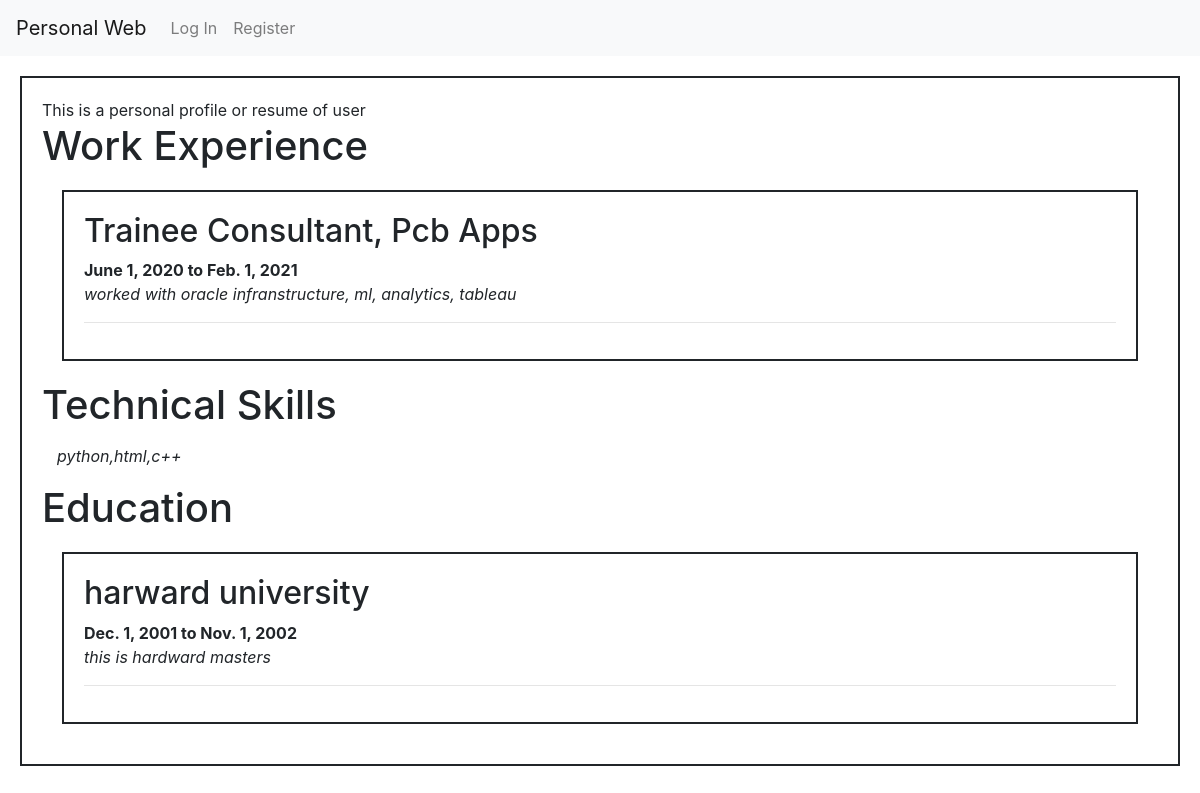
The page /profile/iamshirdi on the database its author committed.
### network/models.py (models this page shows)
class Profile(models.Model):
    profile_name = models.ForeignKey(User, on_delete=models.CASCADE, related_name="profile_user")
    entity = models.CharField(max_length=256)
    start_date = models.DateField()
    end_date =  models.DateField()
    entity_desc = models.CharField(max_length=2560)
    entity_type =models.CharField(max_length=2560)

class Skills(models.Model):
    profile_name = models.ForeignKey(User, on_delete=models.CASCADE, related_name="skills_user")
    skills = models.CharField(max_length=2560)

### network/views.py (the view)
# urls.py: path("profile/<str:name>", views.profile, name="profile"),
def profile(request,name):
    user_object = User.objects.get(username = name)
    skill_objects = Skills.objects.filter(profile_name = user_object)
    profile_objects = Profile.objects.filter(profile_name = user_object)
    jobs = profile_objects.filter(entity_type="job")
    educations = profile_objects.filter(entity_type="education")
    if request.user.username == name:
        logged_in =True
    else:
        logged_in=False
    return render(request, "network/profile.html",{
        "user_logged_in":logged_in,
        "name":name,
        "skills":skill_objects,
        "jobs": jobs,
        "educations":educations
    })

### network/templates/network/profile.html (shortened to what this page needs)
{% extends "network/layout.html" %}
{% load static %}
{% block body %}
    This is a personal profile or resume of user
    <h1> Work Experience
    </h1>
    <div class ="jobs">
        {% for job in jobs %}
        <div id = {{job.id}} >
            <h2>{{job.entity}}</h2>
            <b>{{job.start_date}} to {{job.end_date}} </b>
            <p>
                <i>{{job.entity_desc}}</i>
            </p>
        </div>
        <hr>
        {% endfor %}
    </div>
    <h1> Technical Skills
    </h1>
    <div class ="skills">
        {% for skill in skills %}
        <div id = {{skill.id}} >
            <p>
                <i>{{skill.skills}}</i>
            </p>
        </div>
    </div>
    {% endfor %}
    <h1> Education
    </h1>
    <div class ="educations">
        {% for education in educations %}
        <div id = {{education.id}} >
            <h2>{{education.entity}}</h2>
            <b>{{education.start_date}} to {{education.end_date}} </b>
            <p>
                <i>{{education.entity_desc}}</i>
            </p>
        </div>
        <hr>
        {% endfor %}
    </div>
{% endblock %}

### network/templates/network/layout.html (shortened to what this page needs)
{% load static %}
<!DOCTYPE html>
<html lang="en">
    <head>
        <link rel="stylesheet" href="https://stackpath.bootstrapcdn.com/bootstrap/4.4.1/css/bootstrap.min.css">
        <link href="{% static 'network/styles.css' %}" rel="stylesheet">
    </head>
    <body>
        <nav class="navbar navbar-expand-lg navbar-light bg-light">
            <a class="navbar-brand" href="{% url 'index' %}">Personal Web</a>
            <div>
              <ul class="navbar-nav mr-auto">
                {% if user.is_authenticated %}
                    <!-- <li class="nav-item">
                        <a class="nav-link" href="#">Certificates</a>
                    </li> -->
                    <li class="nav-item">
                        <a class="nav-link" href="{% url 'logout' %}">Log Out</a>
                    </li>
                {% else %}
                    <li class="nav-item">
                        <a class="nav-link" href="{% url 'login' %}">Log In</a>
                    </li>
                    <li class="nav-item">
                        <a class="nav-link" href="{% url 'register' %}">Register</a>
                    </li>
                {% endif %}
              </ul>
            </div>
          </nav>
        <div class="body">
            {% block body %}
            {% endblock %}
        </div>
    </body>
</html>

### network/static/network/styles.css (style rules this page uses)
.jobs, .educations, .body { margin:20px; border: 2px; border-style: solid; padding:20px; }
.skills { margin:15px }

### rows shown on the page
Profile: entity "Trainee Consultant, Pcb Apps", start_date "June 1, 2020", end_date "Feb. 1, 2021", entity_desc "worked with oracle infranstructure, ml, analytics, tableau"
Skills: skills "python,html,c++"
Profile: entity "harward university", start_date "Dec. 1, 2001", end_date "Nov. 1, 2002", entity_desc "this is hardward masters"
